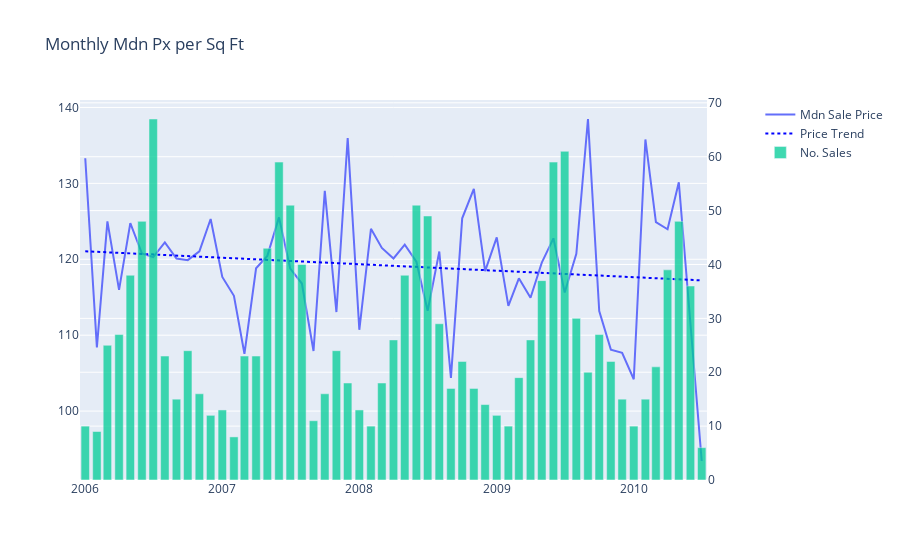

Here is the notebook cell this chart was saved with:
### Markdown cell above
Trend but no saisonality for price, saisonality for nb sales

### Code cell
raw_df['SalePxSqFt'] = raw_df['SalePrice'] / raw_df['GrLivArea']
mu_sqft = raw_df['SalePxSqFt'].mean()
grouped_ts2 = raw_df.groupby('SaleDate')['SalePxSqFt'].agg(['median', 'count'])
lin = LinearRegression()
x = np.arange((len(grouped_ts2.index))).reshape(-1, 1)
lin.fit(x, grouped_ts2['median'])
grouped_ts2['trend'] = lin.predict(x)
print(f"Trend is from {grouped_ts2['trend'][0]:.2f} to {grouped_ts2['trend'][-1]:.2f}, a {grouped_ts2['trend'][-1]/grouped_ts2['trend'][0]-1:.2%} change.")

fig2 = make_subplots(specs=[[{"secondary_y": True}]])
fig2.add_trace(go.Scatter(x=grouped_ts2.index, y=grouped_ts2['median'], name='Mdn Sale Price'))
fig2.add_trace(go.Scatter(x=grouped_ts2.index, y=grouped_ts2['trend'], name='Price Trend', line={'color': 'blue', 'dash': 'dot'}))
fig2.add_trace(go.Bar(x=grouped_ts2.index, y=grouped_ts2['count'], name='No. Sales', opacity=0.75), secondary_y=True,)
fig2.update_layout(
    title='Monthly Mdn Px per Sq Ft',
    xaxis_title='',
    yaxis_title=''
)

### Figure 1 — Plotly figure (JSON) as saved in the notebook; plotly's stock layout.template omitted (floating-point values rounded to 4 significant figures)
{"data": [{"name": "Mdn Sale Price", "type": "scatter", "x": ["2006-01-01", "2006-02-01", "2006-03-01", "2006-04-01", "2006-05-01", "2006-06-01", "2006-07-01", "2006-08-01", "2006-09-01", "2006-10-01", "2006-11-01", "2006-12-01", "2007-01-01", "2007-02-01", "2007-03-01", "2007-04-01", "2007-05-01", "2007-06-01", "2007-07-01", "2007-08-01", "2007-09-01", "2007-10-01", "2007-11-01", "2007-12-01", "2008-01-01", "2008-02-01", "2008-03-01", "2008-04-01", "2008-05-01", "2008-06-01", "2008-07-01", "2008-08-01", "2008-09-01", "2008-10-01", "2008-11-01", "2008-12-01", "2009-01-01", "2009-02-01", "2009-03-01", "2009-04-01", "2009-05-01", "2009-06-01", "2009-07-01", "2009-08-01", "2009-09-01", "2009-10-01", "2009-11-01", "2009-12-01", "2010-01-01", "2010-02-01", "2010-03-01", "2010-04-01", "2010-05-01", "2010-06-01", "2010-07-01"], "y": [133.3, 108.4, 125, 116.0, 124.8, 120.8, 120.3, 122.2, 120.1, 119.9, 121.0, 125.3, 117.7, 115.2, 107.6, 118.8, 120.4, 125.5, 118.8, 116.8, 107.9, 129.0, 113.0, 136.0, 110.7, 124.0, 121.5, 120.1, 121.9, 119.7, 113.2, 121.0, 104.4, 125.4, 129.3, 118.4, 122.9, 113.9, 117.5, 114.9, 119.6, 122.8, 115.6, 120.7, 138.5, 113.2, 108.1, 107.7, 104.2, 135.8, 124.9, 124.0, 130.1, 111.6, 93.43]}, {"line": {"color": "blue", "dash": "dot"}, "name": "Price Trend", "type": "scatter", "x": ["2006-01-01", "2006-02-01", "2006-03-01", "2006-04-01", "2006-05-01", "2006-06-01", "2006-07-01", "2006-08-01", "2006-09-01", "2006-10-01", "2006-11-01", "2006-12-01", "2007-01-01", "2007-02-01", "2007-03-01", "2007-04-01", "2007-05-01", "2007-06-01", "2007-07-01", "2007-08-01", "2007-09-01", "2007-10-01", "2007-11-01", "2007-12-01", "2008-01-01", "2008-02-01", "2008-03-01", "2008-04-01", "2008-05-01", "2008-06-01", "2008-07-01", "2008-08-01", "2008-09-01", "2008-10-01", "2008-11-01", "2008-12-01", "2009-01-01", "2009-02-01", "2009-03-01", "2009-04-01", "2009-05-01", "2009-06-01", "2009-07-01", "2009-08-01", "2009-09-01", "2009-10-01", "2009-11-01", "2009-12-01", "2010-01-01", "2010-02-01", "2010-03-01", "2010-04-01", "2010-05-01", "2010-06-01", "2010-07-01"], "y": [121.1, 121.0, 120.9, 120.8, 120.8, 120.7, 120.6, 120.6, 120.5, 120.4, 120.3, 120.3, 120.2, 120.1, 120.1, 120.0, 119.9, 119.8, 119.8, 119.7, 119.6, 119.6, 119.5, 119.4, 119.4, 119.3, 119.2, 119.1, 119.1, 119.0, 118.9, 118.9, 118.8, 118.7, 118.6, 118.6, 118.5, 118.4, 118.4, 118.3, 118.2, 118.1, 118.1, 118.0, 117.9, 117.9, 117.8, 117.7, 117.6, 117.6, 117.5, 117.4, 117.4, 117.3, 117.2]}, {"name": "No. Sales", "opacity": 0.75, "type": "bar", "x": ["2006-01-01", "2006-02-01", "2006-03-01", "2006-04-01", "2006-05-01", "2006-06-01", "2006-07-01", "2006-08-01", "2006-09-01", "2006-10-01", "2006-11-01", "2006-12-01", "2007-01-01", "2007-02-01", "2007-03-01", "2007-04-01", "2007-05-01", "2007-06-01", "2007-07-01", "2007-08-01", "2007-09-01", "2007-10-01", "2007-11-01", "2007-12-01", "2008-01-01", "2008-02-01", "2008-03-01", "2008-04-01", "2008-05-01", "2008-06-01", "2008-07-01", "2008-08-01", "2008-09-01", "2008-10-01", "2008-11-01", "2008-12-01", "2009-01-01", "2009-02-01", "2009-03-01", "2009-04-01", "2009-05-01", "2009-06-01", "2009-07-01", "2009-08-01", "2009-09-01", "2009-10-01", "2009-11-01", "2009-12-01", "2010-01-01", "2010-02-01", "2010-03-01", "2010-04-01", "2010-05-01", "2010-06-01", "2010-07-01"], "xaxis": "x", "y": [10, 9, 25, 27, 38, 48, 67, 23, 15, 24, 16, 12, 13, 8, 23, 23, 43, 59, 51, 40, 11, 16, 24, 18, 13, 10, 18, 26, 38, 51, 49, 29, 17, 22, 17, 14, 12, 10, 19, 26, 37, 59, 61, 30, 20, 27, 22, 15, 10, 15, 21, 39, 48, 36, 6], "yaxis": "y2"}], "layout": {"autosize": true, "title": {"text": "Monthly Mdn Px per Sq Ft"}, "xaxis": {"anchor": "y", "autorange": true, "domain": [0, 0.94], "range": ["2005-12-18", "2010-07-15"], "title": {"text": ""}, "type": "date"}, "yaxis": {"anchor": "x", "autorange": true, "domain": [0, 1], "range": [90.92, 141.0], "title": {"text": ""}, "type": "linear"}, "yaxis2": {"anchor": "x", "autorange": true, "overlaying": "y", "range": [0, 70.53], "side": "right", "type": "linear"}}}
